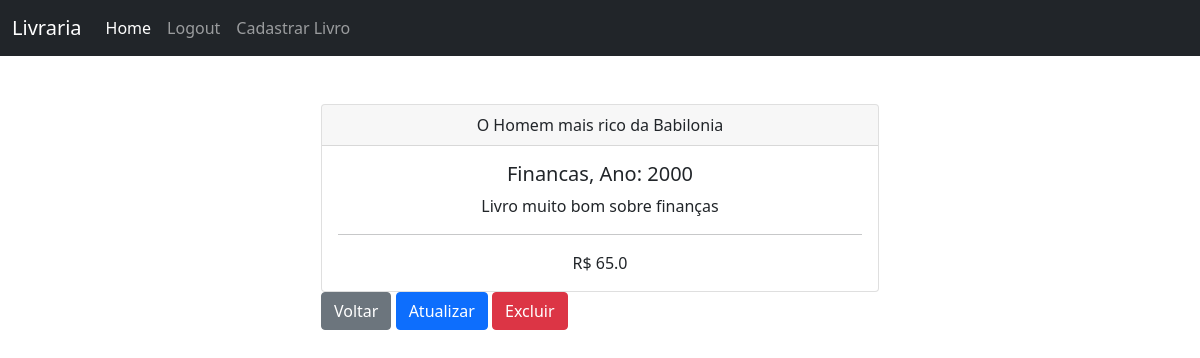
Screenshot of /book/1/ (signed in) with the database file from the repository.
### livraria/models.py (models this page shows, shortened)
class Book(models.Model):
    created_at = models.DateTimeField(auto_now_add=True)
    title = models.CharField(max_length=50)
    description = models.CharField(max_length=200)
    year = models.IntegerField()
    genre = models.CharField(max_length=30)
    value = models.FloatField()

### livraria/views.py (the view)
# urls.py: path('book/<int:id>/', book_detail, name='book'),
def book_detail(request, id):
    if request.user.is_authenticated:
        book = Book.objects.get(id=id)
        return render(request, 'book.html', {'book':book})
    else:
        messages.error(request, 'Você preicsa estar logado!')
        return redirect('home')

### livraria/templates/book.html
{% extends 'base.html' %}
{% block content %}
    <div class="col-md-6 offset-md-3 mt-5">
        <div class="card">
            <div class="card-header text-center">
                {{book.title}}
            </div>
            <div class="card-body text-center">
                <h5 class="card-title">{{book.genre}}, Ano: {{book.year}}</h5>
                <p>{{book.description}}
                <hr/>
                <span>R$ {{book.value}}</span>
            </div>
        </div>
            <a href="{% url 'home' %}" class="btn btn-secondary">Voltar</a>
            <a href="{% url 'update_book' book.id %}" class="btn btn-primary">Atualizar</a>
            <a href="{% url 'delete_book' book.id %}" class="btn btn-danger">Excluir</a>
    </div>
{% endblock %}

### rows the page displays
Book: title "O Homem mais rico da Babilonia", genre "Financas", year "2000", description "Livro muito bom sobre finanças", value "65.0"
